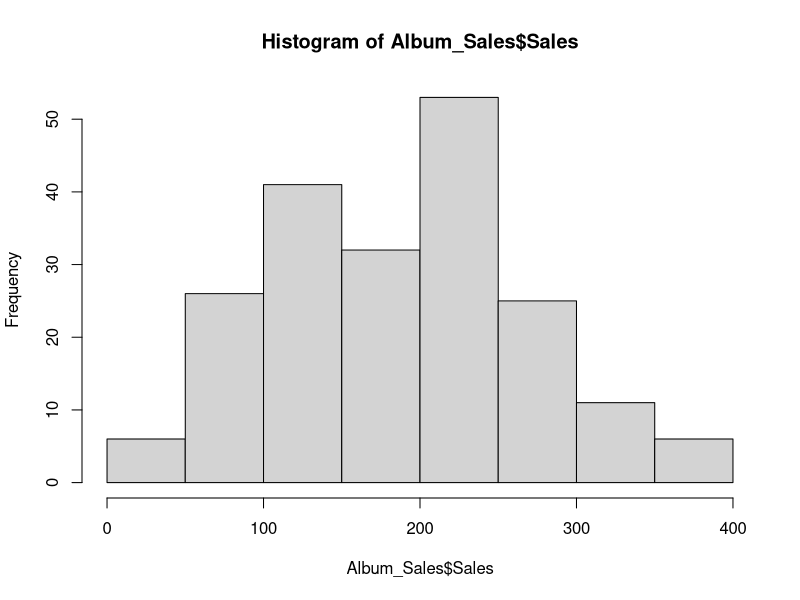

Reproduce this figure in R.
## ---- chunk 1
library("tidyverse")
Album_Sales <- read_csv("Datasets/album_sales.csv")

## ---- chunk 2

head(Album_Sales)
## ---- chunk 3

str(Album_Sales$Genre) 

## ---- chunk 4
Album_Sales$Genre <- as.factor(Album_Sales$Genre)

str(Album_Sales$Genre) 
## ---- chunk 5
mean(Album_Sales$Sales)

## ---- chunk 6
mean(Album_Sales$Sales, trim = 0.05)

## ---- chunk 7

median(Album_Sales$Airplay)

## ---- chunk 8

table(Album_Sales$Attract)
## ---- chunk 9

max(Album_Sales$Airplay) - min(Album_Sales$Airplay)

## ---- chunk 10

range(Album_Sales$Airplay)

## ---- chunk 11
quantile( x = Album_Sales$Airplay, probs = c(.25,.75) )


## ---- chunk 12
sum( (Album_Sales$Adverts - mean(Album_Sales$Adverts))^2 )
## ---- chunk 13

# variance calculation
varianceAdverts <- sum( (Album_Sales$Adverts - mean(Album_Sales$Adverts))^2 ) / 199

## ---- chunk 14
# sd calculation


sqrt(varianceAdverts)


## ---- chunk 15
sd(Album_Sales$Adverts)
## ---- chunk 16
library("psych")
## ---- chunk 17
hist(Album_Sales$Sales)

## ---- chunk 18
skew(Album_Sales$Sales)

## ---- chunk 19
kurtosi(Album_Sales$Sales)
## ---- chunk 20
shapiro.test(Album_Sales$Sales)
## ---- chunk 21
summary(Album_Sales)
## ---- chunk 22
describe(Album_Sales)
## ---- chunk 23
describeBy(Album_Sales, group = Album_Sales$Genre)
